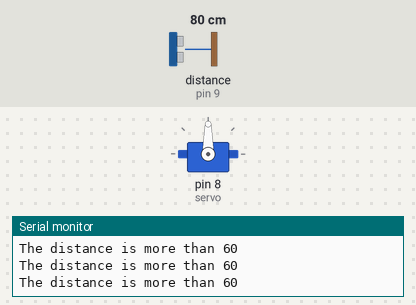
Recording of a sketch running on a simulated Arduino Uno, built with avr-gcc and run on an emulated ATmega328P. Parts: servo, the last lines printed to the serial monitor. Wiring (inferred from the names in the program): ultrasonic range finder: trigger pin 10; echo pin 9. The inputs (shaded band) are chosen by the test bench; at power-on: distance to the obstacle (sensor on pin 9) 80 cm. The echo pulse lasts 58.3 µs per cm.

Above: at 1.3 s.
1.4 s: distance to the obstacle (sensor on pin 9) set to 10 cm
3.5 s: distance to the obstacle (sensor on pin 9) set to 7 cm
At 4.8 s:
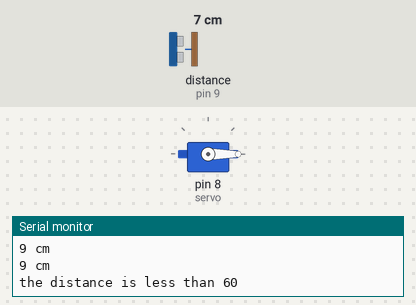
Timing chart, 0 to 6.5 s (numbered marks = the images above; inputs shaded):
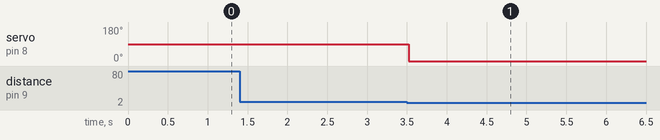

Measured:
- the behaviour switches between 9 and 8 cm on distance to the obstacle (sensor on pin 9) (found by bisection; images 0 and 1)
- after the input at 3.5 s, servo on pin 8 (servo): 90° → 0° at once

The sketch:

garrage_door1.ino
```cpp
#include <Servo.h>

#define trigPin 10
#define echoPin 9

Servo servo;
int sound = 250;

void setup() {
Serial.begin (9600);
pinMode(trigPin, OUTPUT);
pinMode(echoPin, INPUT);
servo.attach(8);
}

void loop() {
long duration, distance;
digitalWrite(trigPin, LOW);
delayMicroseconds(2);
digitalWrite(trigPin, HIGH);
delayMicroseconds(10);
digitalWrite(trigPin, LOW);
duration = pulseIn(echoPin, HIGH);
distance = (duration/2) / 29.1;
if (distance < 8) {
Serial.println("the distance is less than 60");
servo.write(0);
delay(7000);
}
else {
servo.write(90);
}
if (distance > 60 || distance <= 0){
Serial.println("The distance is more than 60");
}
else {
Serial.print(distance);
Serial.println(" cm");
}
delay(500);
}
```
